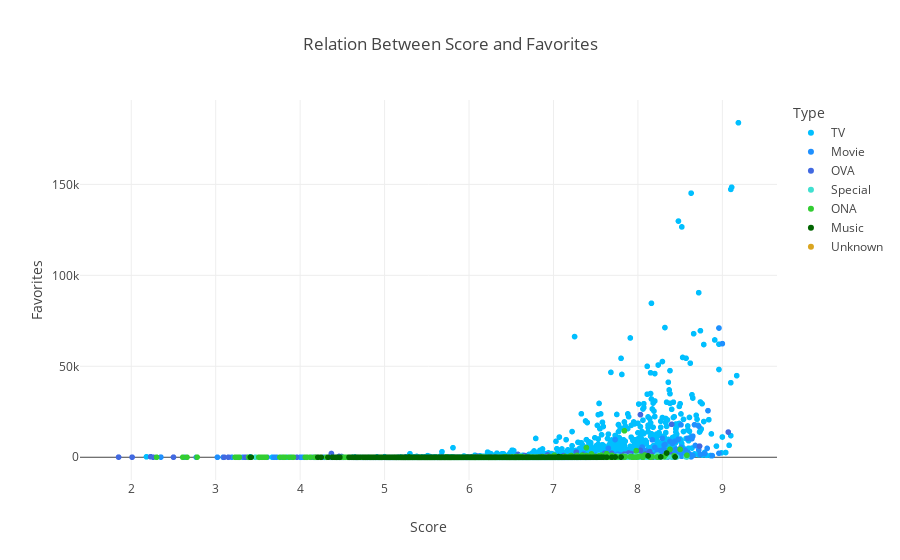

Notebook code for this chart:
### Code cell
fig5 = px.scatter(animes_df, x='Score', y='Favorites', title='Relation Between Score and Favorites', color='Type', 
                 color_discrete_map={'TV': 'DeepSkyBlue', 'Movie': 'DodgerBlue', 'OVA': 'RoyalBlue', 'Special': 'Turquoise', 
                                     'ONA': 'LimeGreen', 'Music': 'DarkGreen', 'Unknown': 'Goldenrod'})

fig5.show()

### Figure 1 — Plotly figure (JSON) as saved in the notebook; plotly's stock layout.template omitted (floating-point values rounded to 4 significant figures; data arrays with more than 128 entries replaced by an {"elided": "..."} marker saying what was removed)
{"data": [{"hovertemplate": "Type=TV<br>Score=%{x}<br>Favorites=%{y}<extra></extra>", "legendgroup": "TV", "marker": {"color": "DeepSkyBlue", "symbol": "circle"}, "mode": "markers", "name": "TV", "showlegend": true, "type": "scattergl", "x": {"elided": "4996 float values"}, "xaxis": "x", "y": {"elided": "4996 int values"}, "yaxis": "y"}, {"hovertemplate": "Type=Movie<br>Score=%{x}<br>Favorites=%{y}<extra></extra>", "legendgroup": "Movie", "marker": {"color": "DodgerBlue", "symbol": "circle"}, "mode": "markers", "name": "Movie", "showlegend": true, "type": "scattergl", "x": {"elided": "3041 float values"}, "xaxis": "x", "y": {"elided": "3041 int values"}, "yaxis": "y"}, {"hovertemplate": "Type=OVA<br>Score=%{x}<br>Favorites=%{y}<extra></extra>", "legendgroup": "OVA", "marker": {"color": "RoyalBlue", "symbol": "circle"}, "mode": "markers", "name": "OVA", "showlegend": true, "type": "scattergl", "x": {"elided": "3894 float values"}, "xaxis": "x", "y": {"elided": "3894 int values"}, "yaxis": "y"}, {"hovertemplate": "Type=Special<br>Score=%{x}<br>Favorites=%{y}<extra></extra>", "legendgroup": "Special", "marker": {"color": "Turquoise", "symbol": "circle"}, "mode": "markers", "name": "Special", "showlegend": true, "type": "scattergl", "x": {"elided": "2218 float values"}, "xaxis": "x", "y": {"elided": "2218 int values"}, "yaxis": "y"}, {"hovertemplate": "Type=ONA<br>Score=%{x}<br>Favorites=%{y}<extra></extra>", "legendgroup": "ONA", "marker": {"color": "LimeGreen", "symbol": "circle"}, "mode": "markers", "name": "ONA", "showlegend": true, "type": "scattergl", "x": {"elided": "1907 float values"}, "xaxis": "x", "y": {"elided": "1907 int values"}, "yaxis": "y"}, {"hovertemplate": "Type=Music<br>Score=%{x}<br>Favorites=%{y}<extra></extra>", "legendgroup": "Music", "marker": {"color": "DarkGreen", "symbol": "circle"}, "mode": "markers", "name": "Music", "showlegend": true, "type": "scattergl", "x": {"elided": "1469 float values"}, "xaxis": "x", "y": {"elided": "1469 int values"}, "yaxis": "y"}, {"hovertemplate": "Type=Unknown<br>Score=%{x}<br>Favorites=%{y}<extra></extra>", "legendgroup": "Unknown", "marker": {"color": "Goldenrod", "symbol": "circle"}, "mode": "markers", "name": "Unknown", "showlegend": true, "type": "scattergl", "x": [null, null, null, null, null, null, null, null, null, null, null, null, null, null, null, null, null, null, null, null, null, null, null, null, null, null, null, null, null, null, null, null, null, null, null, null, null], "xaxis": "x", "y": [0, 7, 105, 68, 16, 6, 9, 1, 16, 0, 3, 1, 2, 20, 0, 15, 0, 251, 503, 27, 29, 13, 3, 2, 0, 22, 11, 60, 6, 2, 4, 1, 10, 62, 0, 8, 2], "yaxis": "y"}], "layout": {"autosize": true, "legend": {"title": {"text": "Type"}, "tracegroupgap": 0}, "title": {"text": "Relation Between Score and Favorites"}, "xaxis": {"anchor": "y", "autorange": true, "domain": [0, 1], "range": [1.404, 9.636], "title": {"text": "Score"}, "type": "linear"}, "yaxis": {"anchor": "x", "autorange": true, "domain": [0, 1], "range": [-15180.0, 199100.0], "title": {"text": "Favorites"}, "type": "linear"}}}
